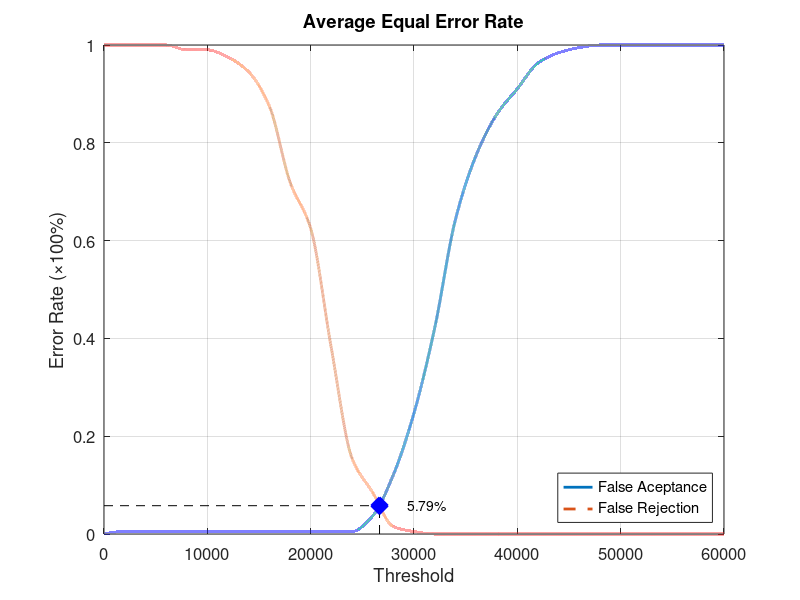
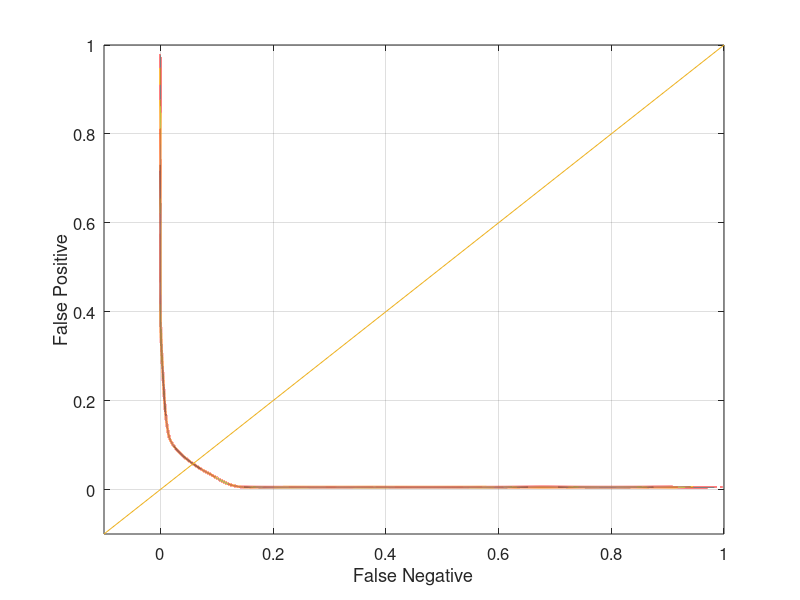

Reproduce these figures in MATLAB, in order.
function yEER = Database5_3
close all;
clear;
clc;
x = 0:2000:60000;
xq = 0:0.5:60000;

y0 = [0 0.00526316 0.00526316 0.00526316 0.00526316 0.00526316 0.00526316 0.00526316 0.00526316 0.00526316 0.00526316 0.00526316 0.00526316 0.0368421 0.121053 0.247368 0.421053 0.642105 0.773684 0.857895 0.910526 0.963158 0.984211 0.994737 1 1 1 1 1 1 1];
yy0 = interp1(x, y0, xq, 'pchip');
y1 = [1 1 1 1 0.99 0.99 0.975 0.945 0.875 0.72 0.625 0.38 0.155 0.085 0.015 0.005 0 0 0 0 0 0 0 0 0 0 0 0 0 0 0];
yy1 = interp1(x, y1, xq, 'pchip');

% Calculating EER: 
y2 = abs(y0 - y1);
find(y2 == min(y2))
yy2 = abs(yy0 - yy1);
xEER = find(yy2 == min(yy2));
xEERIndex = xq(xEER) % X-axis EER
yEER = yy0(xEER) % Y-axis EER

main = figure
plot(xq, yy0,'-','LineWidth', 2);	hold on
plot(xq, yy1,'--','LineWidth', 2);	hold on
plot([xEERIndex xEERIndex], [0 yEER], 'k--');	hold on
plot([0 xEERIndex], [yEER yEER], 'k--');	hold on
plot(xEERIndex, yEER, 'bx', 'LineWidth', 10);	hold on
text(xEERIndex + 10 * xEERIndex / 100, yEER, [num2str(round((10000 * yEER)) / 100) '%'])
legend('False Aceptance', 'False Rejection', 'Location', 'SouthEast')
xlabel('Threshold')
ylabel('Error Rate (\times100%)')
title('Average Equal Error Rate')
set(gca, 'FontSize', 12)
axis([0 60000 0 1])
grid on

print(main, 'Database5_3Main', '-dpng');
FNRxFPR = figure('Color', [1 1 1]);
plot(yy1, yy0, '-', yy1, yy0, 'LineWidth', 2);
hold on
y = -0.1:0.1:1
plot(y, y); 
set(gca, 'FontSize', 12)
xlabel('False Negative')
ylabel('False Positive')
axis([-0.1 1 -0.1 1])
set(gca, 'FontSize', 12)
grid on

print(FNRxFPR, 'Database5_3FNRxFPR','-dpng');
end
